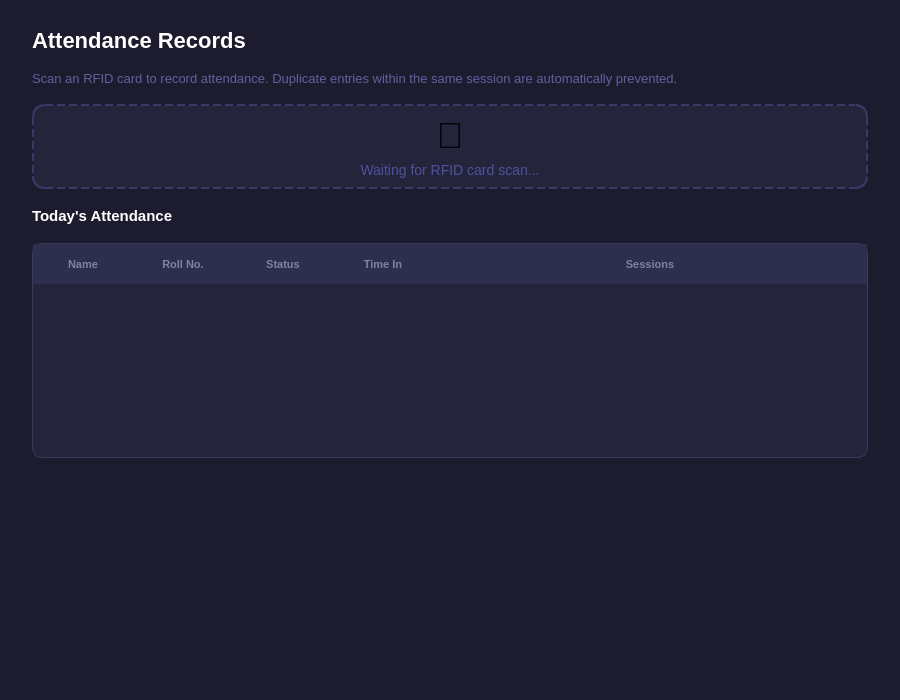
<?xml version='1.0' encoding='UTF-8'?>
<ui version="4.0"><class>AttendancePage</class><widget class="QWidget" name="AttendancePage">
 <property name="geometry"><rect><x>0</x><y>0</y><width>900</width><height>700</height></rect></property>
 <property name="windowTitle"><string>AttendancePage</string></property>
 <property name="styleSheet"><string notr="true">QWidget#AttendancePage { background-color: #1C1C2E; }</string></property>
         <layout class="QVBoxLayout" name="attendanceLayout">
          <property name="leftMargin"><number>32</number></property><property name="topMargin"><number>28</number></property><property name="rightMargin"><number>32</number></property><property name="bottomMargin"><number>28</number></property><property name="spacing"><number>18</number></property>

          <item>
           <widget class="QLabel" name="labelAttTitle">
            <property name="text"><string>Attendance Records</string></property>
            <property name="styleSheet"><string notr="true">color:#FFFFFF;font-size:22px;font-weight:700;background:transparent;border:none;</string></property>
           </widget>
          </item>

          <item>
           <widget class="QLabel" name="labelAttInfo">
            <property name="text"><string>Scan an RFID card to record attendance. Duplicate entries within the same session are automatically prevented.</string></property>
            <property name="wordWrap"><bool>true</bool></property>
            <property name="styleSheet"><string notr="true">color:#6060A0;font-size:13px;background:transparent;border:none;</string></property>
           </widget>
          </item>

          <item>
           <widget class="QFrame" name="scanBox">
            <property name="minimumHeight"><number>130</number></property>
            <property name="maximumHeight"><number>130</number></property>
            <property name="styleSheet"><string notr="true">QFrame#scanBox{background-color:#24243A;border:2px dashed #3A3A6A;border-radius:12px;}</string></property>
            <layout class="QVBoxLayout" name="scanBoxLayout">
             <item>
              <widget class="QLabel" name="labelScanIcon">
               <property name="text"><string>📡</string></property>
               <property name="alignment"><set>Qt::AlignCenter</set></property>
               <property name="styleSheet"><string notr="true">font-size:36px;background:transparent;border:none;</string></property>
              </widget>
             </item>
             <item>
              <widget class="QLabel" name="labelScanText">
               <property name="text"><string>Waiting for RFID card scan...</string></property>
               <property name="alignment"><set>Qt::AlignCenter</set></property>
               <property name="styleSheet"><string notr="true">color:#5050A0;font-size:14px;background:transparent;border:none;</string></property>
              </widget>
             </item>
            </layout>
           </widget>
          </item>

          <item>
           <widget class="QLabel" name="labelAttTableTitle">
            <property name="text"><string>Today's Attendance</string></property>
            <property name="styleSheet"><string notr="true">color:#FFFFFF;font-size:15px;font-weight:600;background:transparent;border:none;</string></property>
           </widget>
          </item>

          <item>
           <widget class="QTableWidget" name="tableAttendance">
            <property name="styleSheet">
             <string notr="true">QTableWidget{background-color:#24243A;border:1px solid #3A3A5A;border-radius:10px;gridline-color:#2E2E4E;font-size:13px;}
QHeaderView::section{background-color:#2E2E4E;color:#8080A8;font-size:11px;font-weight:600;padding:11px 14px;border:none;}
QTableWidget::item{padding:11px 14px;color:#C0C0D8;}
QTableWidget::item:selected{background-color:#2E1F3E;color:#fff;}
QTableWidget::item:hover{background-color:#2A2A40;}</string>
            </property>
            <property name="editTriggers"><set>QAbstractItemView::NoEditTriggers</set></property>
            <property name="selectionBehavior"><enum>QAbstractItemView::SelectRows</enum></property>
            <property name="selectionMode"><enum>QAbstractItemView::SingleSelection</enum></property>
            <attribute name="horizontalHeaderStretchLastSection"><bool>true</bool></attribute>
            <attribute name="verticalHeaderVisible"><bool>false</bool></attribute>
            <column><property name="text"><string>Name</string></property></column>
            <column><property name="text"><string>Roll No.</string></property></column>
            <column><property name="text"><string>Status</string></property></column>
            <column><property name="text"><string>Time In</string></property></column>
            <column><property name="text"><string>Sessions</string></property></column>
           </widget>
          </item>

          <item><spacer><property name="orientation"><enum>Qt::Vertical</enum></property><property name="sizeHint" stdset="0"><size><width>20</width><height>40</height></size></property></spacer></item>

         </layout>
        </widget>

        <resources /><connections /></ui>
